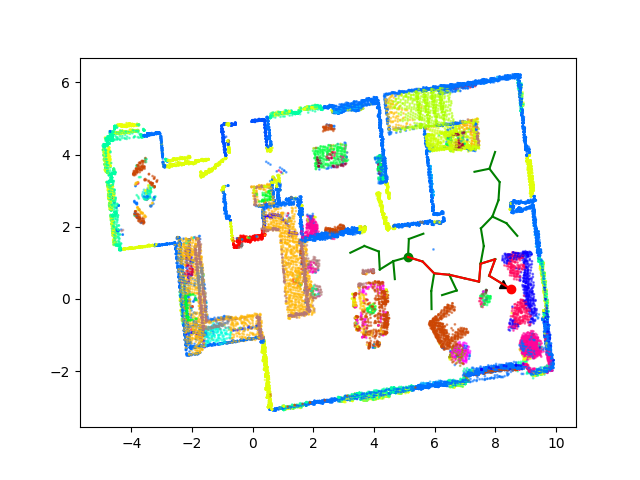

The Python source for this figure:
# %%
import numpy as np
import os
import matplotlib.pyplot as plt
import open3d as o3d
import csv

# %%
root_path = "semantic_3d_pointcloud/"

point = np.load(os.path.join(root_path, "point.npy"))
point = point*10000/255.
color = np.load(os.path.join(root_path, "color0255.npy"))
color = color/255.
pcd = o3d.geometry.PointCloud()
pcd.points = o3d.utility.Vector3dVector(point)
pcd.colors = o3d.utility.Vector3dVector(color)

points = np.asarray(pcd.points)
pcd = pcd.select_by_index(np.where(points[:, 1] < 0)[0])
points = np.asarray(pcd.points)
pcd = pcd.select_by_index(np.where(points[:, 1] > -1)[0])
points = np.asarray(pcd.points)
colors = np.asarray(pcd.colors)
int_colors = colors * 255
# colors *= 255
# plt.scatter(-points[:, 2], -points[:, 0], s=1, c=colors, alpha=0.5)

# %%
print("select target categories (refrigerator, rack, cushion, lamp, and cooktop")
color_dict = {
    "refrigerator":[255, 0, 0],
    "rack": [0, 255, 133],
    "cushion": [255, 9, 92],
    "lamp": [160, 150, 20],
    "cooktop": [7, 255, 224]
    }

offset = {
    "refrigerator":[-0.25, 0, 0],
    "rack": [0, 0, -0.3],
    "cushion": [0, 0, 0],
    "lamp": [0, 0, 0.5],
    "cooktop": [0.6, 0, 0]
}
target = input()
target_list = []
for i in range(len(int_colors)):
    if np.array_equal(int_colors[i], color_dict[target]):
        target_list.append(i)

target_point = np.mean(points[target_list], axis=0)
target_point += offset[target]

# %%
fig = plt.figure()
map = fig.add_subplot()
map.scatter(points[:, 2], points[:, 0], s=1, c=colors, alpha=0.5)
coords = []

def onclick(event):
    global coords
    print(event.xdata, event.ydata)
    coords.append((event.xdata, event.ydata))
    fig.canvas.mpl_disconnect(cid)

cid = fig.canvas.mpl_connect('button_press_event', onclick)
plt.show()

# %%
# print(coords)
# plt.plot(coords[0][0], coords[0][1], "og")
# plt.plot(target_point[2], target_point[0], "or")
# plt.show()

# %%
import random
import math
import copy
import time

# %%
class Node:
    def __init__(self, x, y):
        self.x = x
        self.y = y
        self.cost = 0.0
        self.parent = None


class RRT:
    def __init__(self, obstacle_list, obstacle_color, x_rand_area, y_rand_area, expand_dis=2.0, goal_sample_rate=10, max_iter=500, radius=0.2):
        self.start = None
        self.end = None
        self.x_min_rand = x_rand_area[0]
        self.x_max_rand = x_rand_area[1]
        self.y_max_rand = y_rand_area[1]
        self.y_min_rand = y_rand_area[0]
        self.goal_sample_rate = goal_sample_rate
        self.max_iter = max_iter
        self.obstacle_list = obstacle_list
        self.obstacle_color = obstacle_color
        self.node_list = None
        self.expand_dis = expand_dis
        self.radius = radius


    def rrt_planning(self, start, goal, animation=True):
        self.start = Node(start[0], start[1])
        self.goal = Node(goal[0], goal[1])
        self.node_list = [self.start]
        path = None

        for i in range(self.max_iter):
            # print(f"==================\nstep: {i + 1}\nNodes in RRT Tree: {len(self.node_list)}\n==================\n")
            # random sample
            rnd = self.sample()

            # find the nearest node to the sample point in node tree
            nearest_index = self.get_nearest_node_index(self.node_list, rnd)
            nearest_node = self.node_list[nearest_index]

            # get next node
            theta = math.atan2(rnd[1] - nearest_node.y, rnd[0] - nearest_node.x)
            new_node = self.get_new_node(theta, nearest_index, nearest_node)

            # check collision
            collision = self.check_collision(new_node.x, new_node.y, nearest_node.x, nearest_node.y)
            if not collision:
                self.node_list.append(new_node)

                if animation:
                    time.sleep(0.1)
                    self.draw_graph(new_node, path)

                #  check if new node is close to goal
                if self.is_near_goal(new_node):
                    if not self.check_collision(new_node.x , new_node.y, self.goal.x, self.goal.y):
                        last_index = len(self.node_list) - 1
                        path = self.get_final_course(last_index)


                        if animation:
                            self.draw_graph(new_node, path)
                        return path
                        

    def sample(self):
        if random.randint(0, 100) > self.goal_sample_rate:
            rnd = [random.uniform(self.x_min_rand, self.x_max_rand),
                   random.uniform(self.y_min_rand, self.y_max_rand)]
        else:
            rnd = [self.goal.x, self.goal.y]

        return rnd


    def get_new_node(self, theta, nearest_index, nearest_node):
        new_node = copy.deepcopy(nearest_node)
        new_node.x += self.expand_dis * math.cos(theta)
        new_node.y += self.expand_dis * math.sin(theta)

        new_node.cost += self.expand_dis
        new_node.parent = nearest_index
        
        return new_node


    def check_collision(self, x1, y1, x2, y2):
        for (oy, _, ox) in self.obstacle_list:
            dd = self.distance_square_point_to_segment(
                np.array([x1, y1]),
                np.array([x2, y2]),
                np.array([ox, oy])
            )

            if dd <= self.radius ** 2:
                return True
        
        return False


    def is_near_goal(self, node):
        d = self.line_cost(node, self.goal)
        if d < 1.0:
            return True
        return False


    def get_final_course(self, last_index):
        path = [[self.goal.x, self.goal.y]]
        while self.node_list[last_index].parent is not None:
            node = self.node_list[last_index]
            path.append([node.x, node.y])
            last_index = node.parent
        
        path.append([self.start.x, self.start.y])
        return path


    def draw_graph(self, rnd=None, path=None):
        plt.clf()

        if rnd is not None:
            plt.plot(rnd.x, rnd.y, "^k")

        for node in self.node_list:
            if node.parent is not None:
                if node.x or node.y is not None:
                    plt.plot([node.x, self.node_list[node.parent].x],
                             [node.y, self.node_list[node.parent].y],
                             '-g')

        plt.plot(self.start.x, self.start.y, "og")
        plt.plot(self.goal.x, self.goal.y, "or")


        plt.scatter(self.obstacle_list[:, 2], self.obstacle_list[:, 0], s=1, c=self.obstacle_color, alpha=0.5)

        if path is not None:
            plt.plot([x for (x, y) in path], [y for (x, y) in path], "-r")

        plt.pause(0.01)


    @staticmethod
    def get_nearest_node_index(node_list, rnd):
        dist = [(node.x-rnd[0])**2 + (node.y - rnd[1])**2 for node in node_list]
        min_index = dist.index(min(dist))
        return min_index


    @staticmethod
    def distance_square_point_to_segment(v, w, p):
        if np.array_equal(v, w):
            return (p - v).dot(p - v)
        
        l2 = (w -v).dot(w - v)
        t = max(0, min(1, (p - v).dot(w - v) / l2))
        projection = v + t * (w - v)
        return (p - projection).dot(p - projection)
    

    @staticmethod
    def line_cost(node1, node2):
        return math.sqrt((node1.x - node2.x) ** 2 + (node1.y - node2.y) ** 2)

# %%
x_area = (-6, 10)
y_area = (-4, 6)

rrt = RRT(points, colors, x_area, y_area, expand_dis=0.5)
start = [coords[0][0], coords[0][1]]
goal = [target_point[2], target_point[0]]
path = rrt.rrt_planning(start=start, goal=goal, animation=True)
plt.savefig(f"{target}_RRT.png")
plt.show()
if path is not None:
    path.reverse()
    with open(f"{target}_path.csv", 'w', newline = '') as f:
        writer = csv.writer(f)
        for i in path:
            writer.writerow(i)
        f.close()
